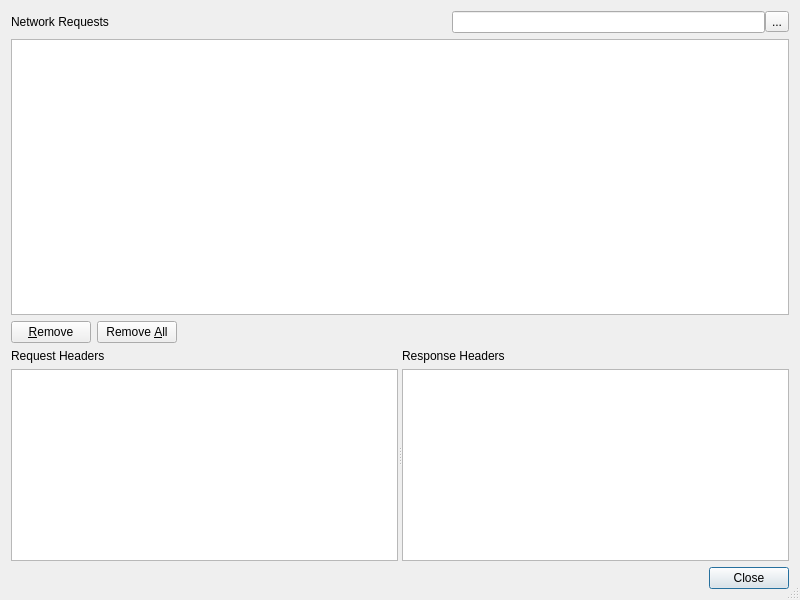
<?xml version="1.0" encoding="UTF-8"?>
<ui version="4.0">
 <class>E4NetworkMonitor</class>
 <widget class="QDialog" name="E4NetworkMonitor">
  <property name="geometry">
   <rect>
    <x>0</x>
    <y>0</y>
    <width>800</width>
    <height>600</height>
   </rect>
  </property>
  <property name="windowTitle">
   <string>Network Monitor</string>
  </property>
  <property name="sizeGripEnabled">
   <bool>true</bool>
  </property>
  <layout class="QVBoxLayout" name="verticalLayout_3">
   <item>
    <layout class="QHBoxLayout" name="horizontalLayout_2">
     <item>
      <widget class="QLabel" name="label">
       <property name="text">
        <string>Network Requests</string>
       </property>
      </widget>
     </item>
     <item>
      <spacer name="horizontalSpacer">
       <property name="orientation">
        <enum>Qt::Horizontal</enum>
       </property>
       <property name="sizeHint" stdset="0">
        <size>
         <width>40</width>
         <height>20</height>
        </size>
       </property>
      </spacer>
     </item>
     <item>
      <layout class="QHBoxLayout" name="horizontalLayout">
       <property name="spacing">
        <number>0</number>
       </property>
       <item>
        <widget class="QLineEdit" name="searchEdit">
         <property name="toolTip">
          <string>Enter search term for requests</string>
         </property>
        </widget>
       </item>
       <item>
        <widget class="QToolButton" name="clearButton">
         <property name="text">
          <string>...</string>
         </property>
        </widget>
       </item>
      </layout>
     </item>
    </layout>
   </item>
   <item>
    <widget class="E4TableView" name="requestsList">
     <property name="alternatingRowColors">
      <bool>true</bool>
     </property>
     <property name="selectionBehavior">
      <enum>QAbstractItemView::SelectRows</enum>
     </property>
     <property name="showGrid">
      <bool>false</bool>
     </property>
     <property name="sortingEnabled">
      <bool>false</bool>
     </property>
    </widget>
   </item>
   <item>
    <layout class="QHBoxLayout" name="horizontalLayout_3">
     <item>
      <widget class="QPushButton" name="removeButton">
       <property name="toolTip">
        <string>Press to remove the selected requests</string>
       </property>
       <property name="text">
        <string>&amp;Remove</string>
       </property>
       <property name="autoDefault">
        <bool>false</bool>
       </property>
      </widget>
     </item>
     <item>
      <widget class="QPushButton" name="removeAllButton">
       <property name="toolTip">
        <string>Press to remove all requests</string>
       </property>
       <property name="text">
        <string>Remove &amp;All</string>
       </property>
       <property name="autoDefault">
        <bool>false</bool>
       </property>
      </widget>
     </item>
     <item>
      <spacer name="horizontalSpacer_2">
       <property name="orientation">
        <enum>Qt::Horizontal</enum>
       </property>
       <property name="sizeHint" stdset="0">
        <size>
         <width>40</width>
         <height>20</height>
        </size>
       </property>
      </spacer>
     </item>
    </layout>
   </item>
   <item>
    <widget class="QSplitter" name="splitter">
     <property name="orientation">
      <enum>Qt::Horizontal</enum>
     </property>
     <widget class="QWidget" name="layoutWidget">
      <layout class="QVBoxLayout" name="verticalLayout">
       <item>
        <widget class="QLabel" name="label_2">
         <property name="text">
          <string>Request Headers</string>
         </property>
        </widget>
       </item>
       <item>
        <widget class="QTableView" name="requestHeadersList">
         <property name="alternatingRowColors">
          <bool>true</bool>
         </property>
         <property name="showGrid">
          <bool>false</bool>
         </property>
         <property name="sortingEnabled">
          <bool>false</bool>
         </property>
        </widget>
       </item>
      </layout>
     </widget>
     <widget class="QWidget" name="layoutWidget">
      <layout class="QVBoxLayout" name="verticalLayout_2">
       <item>
        <widget class="QLabel" name="label_3">
         <property name="text">
          <string>Response Headers</string>
         </property>
        </widget>
       </item>
       <item>
        <widget class="QTableView" name="responseHeadersList">
         <property name="alternatingRowColors">
          <bool>true</bool>
         </property>
         <property name="showGrid">
          <bool>false</bool>
         </property>
         <property name="sortingEnabled">
          <bool>false</bool>
         </property>
        </widget>
       </item>
      </layout>
     </widget>
    </widget>
   </item>
   <item>
    <widget class="QDialogButtonBox" name="buttonBox">
     <property name="orientation">
      <enum>Qt::Horizontal</enum>
     </property>
     <property name="standardButtons">
      <set>QDialogButtonBox::Close</set>
     </property>
    </widget>
   </item>
  </layout>
 </widget>
 <customwidgets>
  <customwidget>
   <class>E4TableView</class>
   <extends>QTableView</extends>
   <header>E4Gui/E4TableView.h</header>
  </customwidget>
 </customwidgets>
 <tabstops>
  <tabstop>searchEdit</tabstop>
  <tabstop>clearButton</tabstop>
  <tabstop>requestsList</tabstop>
  <tabstop>removeButton</tabstop>
  <tabstop>removeAllButton</tabstop>
  <tabstop>requestHeadersList</tabstop>
  <tabstop>responseHeadersList</tabstop>
  <tabstop>buttonBox</tabstop>
 </tabstops>
 <resources/>
 <connections>
  <connection>
   <sender>buttonBox</sender>
   <signal>accepted()</signal>
   <receiver>E4NetworkMonitor</receiver>
   <slot>accept()</slot>
   <hints>
    <hint type="sourcelabel">
     <x>252</x>
     <y>595</y>
    </hint>
    <hint type="destinationlabel">
     <x>157</x>
     <y>274</y>
    </hint>
   </hints>
  </connection>
  <connection>
   <sender>buttonBox</sender>
   <signal>rejected()</signal>
   <receiver>E4NetworkMonitor</receiver>
   <slot>reject()</slot>
   <hints>
    <hint type="sourcelabel">
     <x>320</x>
     <y>595</y>
    </hint>
    <hint type="destinationlabel">
     <x>286</x>
     <y>274</y>
    </hint>
   </hints>
  </connection>
  <connection>
   <sender>clearButton</sender>
   <signal>clicked()</signal>
   <receiver>searchEdit</receiver>
   <slot>clear()</slot>
   <hints>
    <hint type="sourcelabel">
     <x>780</x>
     <y>14</y>
    </hint>
    <hint type="destinationlabel">
     <x>753</x>
     <y>20</y>
    </hint>
   </hints>
  </connection>
 </connections>
</ui>
